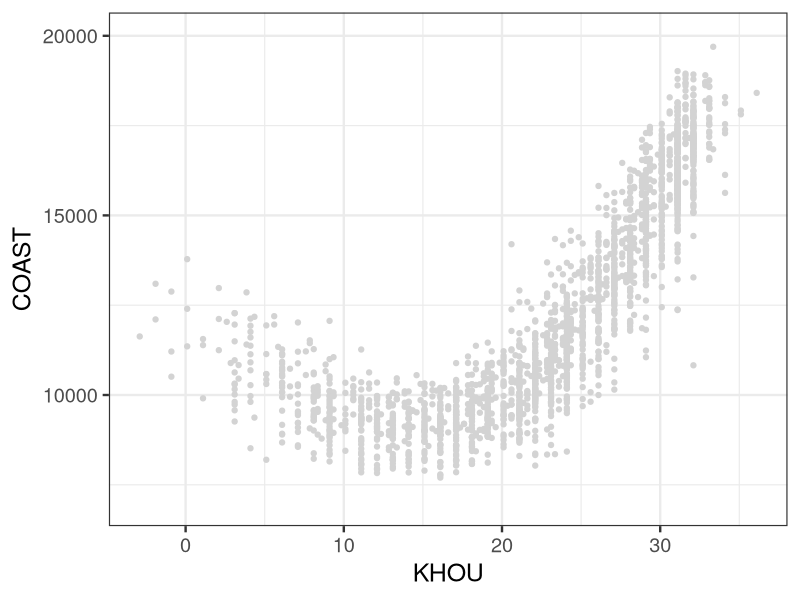
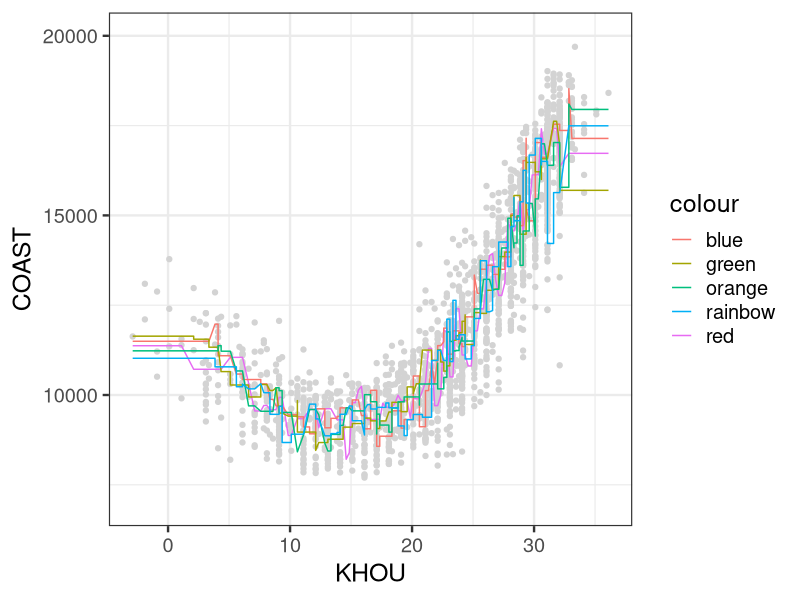

Here is the R script that generated these plots, in order:
library(tidyverse)
library(FNN)

loadhou = read.csv('../data/loadhou.csv')
summary(loadhou)

N = nrow(loadhou)

train.ex1 = sample.int(N, 150, replace = FALSE)
train.ex2 = sample.int(N, 150, replace = FALSE)
train.ex3 = sample.int(N, 150, replace = FALSE)
train.ex4 = sample.int(N, 150, replace = FALSE)
train.ex5 = sample.int(N, 150, replace = FALSE)

D_train_1 = loadhou[train.ex1,]
D_test_1 = loadhou[-train.ex1,]
D_train_2 = loadhou[train.ex2,]
D_test_2 = loadhou[-train.ex2,]
D_train_3 = loadhou[train.ex3,]
D_test_3 = loadhou[-train.ex3,]
D_train_4 = loadhou[train.ex4,]
D_test_4 = loadhou[-train.ex4,]
D_train_5 = loadhou[train.ex5,]
D_test_5 = loadhou[-train.ex5,]

D_test_1 = arrange(D_test_1, KHOU)
head(D_test_1)
D_test_2 = arrange(D_test_2, KHOU)
head(D_test_2)
D_test_3 = arrange(D_test_3, KHOU)
D_test_4 = arrange(D_test_4, KHOU)
D_test_5 = arrange(D_test_5, KHOU)

X_train_1 = select(D_train_1, KHOU)
y_train_1 = select(D_train_1, COAST)
X_test_1 = select(D_test_1, KHOU)
y_test_1 = select(D_test_1, COAST)

X_train_2 = select(D_train_2, KHOU)
y_train_2 = select(D_train_2, COAST)
X_test_2 = select(D_test_2, KHOU)
y_test_2 = select(D_test_2, COAST)

X_train_3 = select(D_train_3, KHOU)
y_train_3 = select(D_train_3, COAST)
X_test_3 = select(D_test_3, KHOU)
y_test_3 = select(D_test_3, COAST)

X_train_4 = select(D_train_4, KHOU)
y_train_4 = select(D_train_4, COAST)
X_test_4 = select(D_test_4, KHOU)
y_test_4 = select(D_test_4, COAST)

X_train_5 = select(D_train_5, KHOU)
y_train_5 = select(D_train_5, COAST)
X_test_5 = select(D_test_5, KHOU)
y_test_5 = select(D_test_5, COAST)


knn3.1 = knn.reg(train = X_train_1, test = X_test_1, y = y_train_1, k=3)
knn3.2 = knn.reg(train = X_train_2, test = X_test_2, y = y_train_2, k=3)
knn3.3 = knn.reg(train = X_train_3, test = X_test_3, y = y_train_3, k=3)
knn3.4 = knn.reg(train = X_train_4, test = X_test_4, y = y_train_4, k=3)
knn3.5 = knn.reg(train = X_train_5, test = X_test_5, y = y_train_5, k=3)

ypred_knn3.1 = knn3.1$pred
ypred_knn3.2 = knn3.2$pred
ypred_knn3.3 = knn3.3$pred
ypred_knn3.4 = knn3.4$pred
ypred_knn3.5 = knn3.5$pred

p_test = ggplot(data = D_test_1) + 
  geom_point(mapping = aes(x = KHOU, y = COAST), color='lightgrey') + 
  theme_bw(base_size=18) + 
  ylim(7000, 20000)
p_test

p_test + 
  geom_path(mapping = aes(x = KHOU, y = ypred_knn3.1, color='red')) +
  geom_path(mapping = aes(x = KHOU, y = ypred_knn3.2, color='blue')) +
  geom_path(mapping = aes(x = KHOU, y = ypred_knn3.3, color='green')) +
  geom_path(mapping = aes(x = KHOU, y = ypred_knn3.4, color='orange')) +
  geom_path(mapping = aes(x = KHOU, y = ypred_knn3.5, color='rainbow')) 
         
